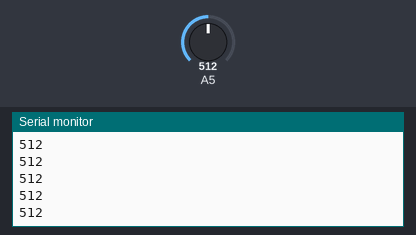
A sketch run on a simulated Arduino Uno, built with avr-gcc and run on an emulated ATmega328P. Parts: the last lines printed to the serial monitor. Inputs (shaded band) come from the test bench; at power-on: A5 = 512.

Above: at 1.2 s.
1.3 s: A5 set to 716
At 1.56 s:
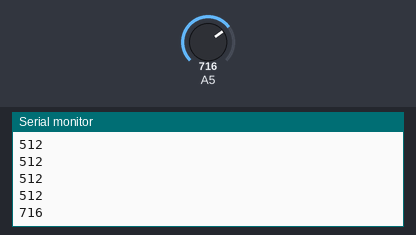
2.8 s: A5 set to 900
At 2.96 s:
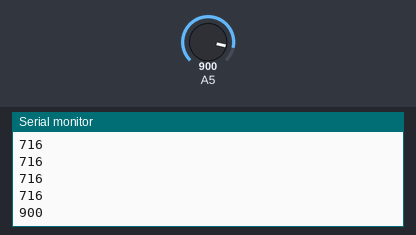
Timing chart, 0 to 5.8 s (numbered marks = the images above; inputs shaded):
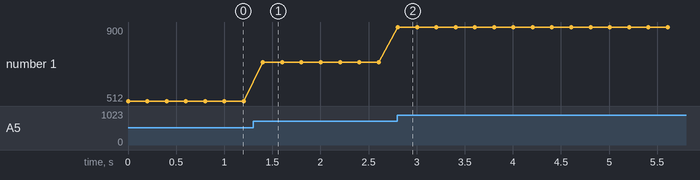

Measured:
- after the input at 1.3 s, the serial monitor: prints a new line after 0.10 s (image 1)
- after the input at 2.8 s, the serial monitor: prints a new line at once (image 2)
- plotted number 1: 512 → 716 after the input at 1.3 s, 716 → 900 after the input at 2.8 s

The sketch:

Lesson_7.1__Serial_Plotter_to_read_Analog_data.ino
```cpp
void setup() {
  Serial.begin(9600);
}

void loop() {
  int value = analogRead(A5);  // value luôn nằm trong khoảng 0-1023 bởi Analog cung cấp giá trị từ 0 -> 2^10 - 1
  Serial.println(value);
  delay(200);
}
```
